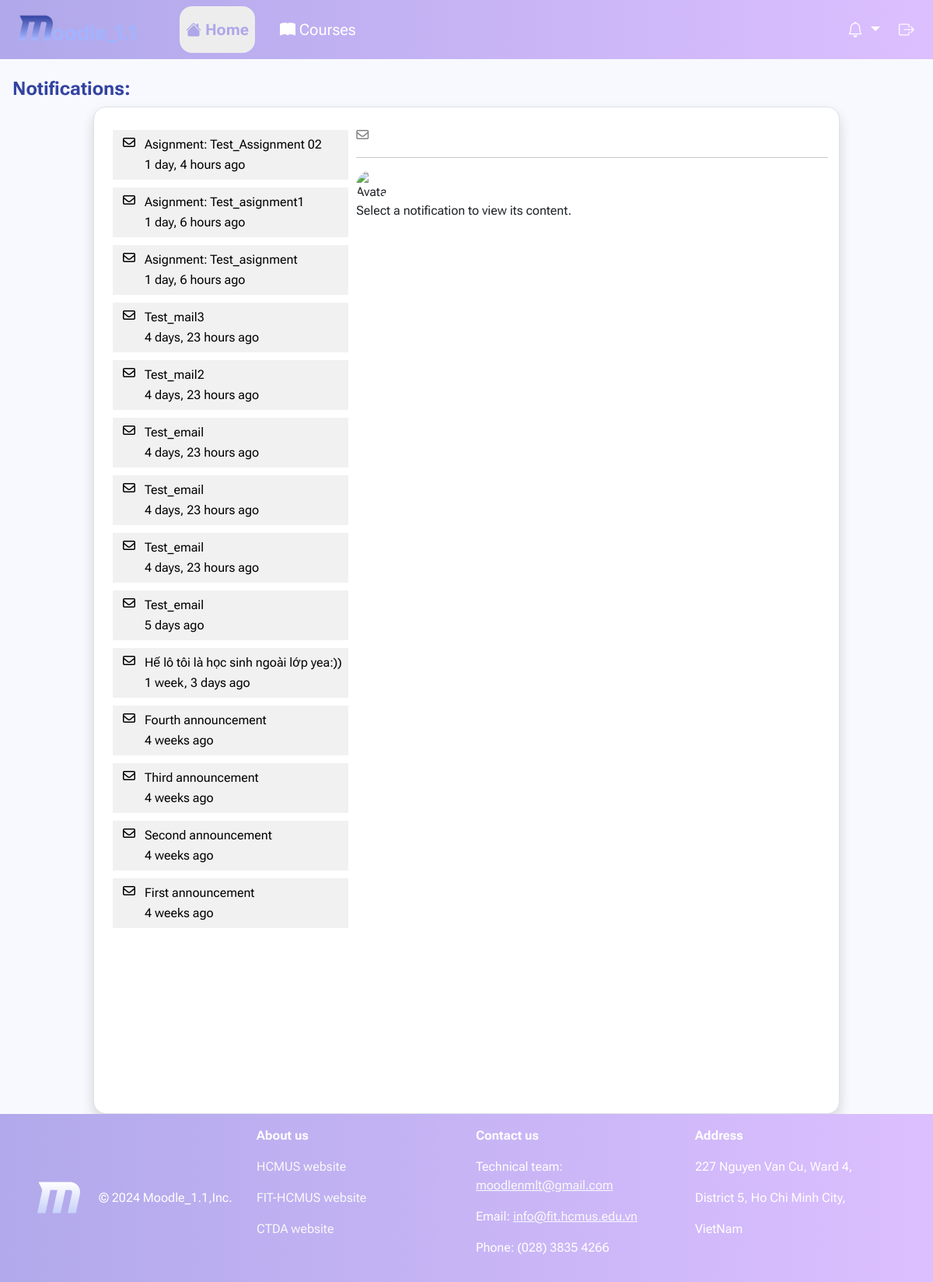
The app's page /annoucements/ (signed in), older data.
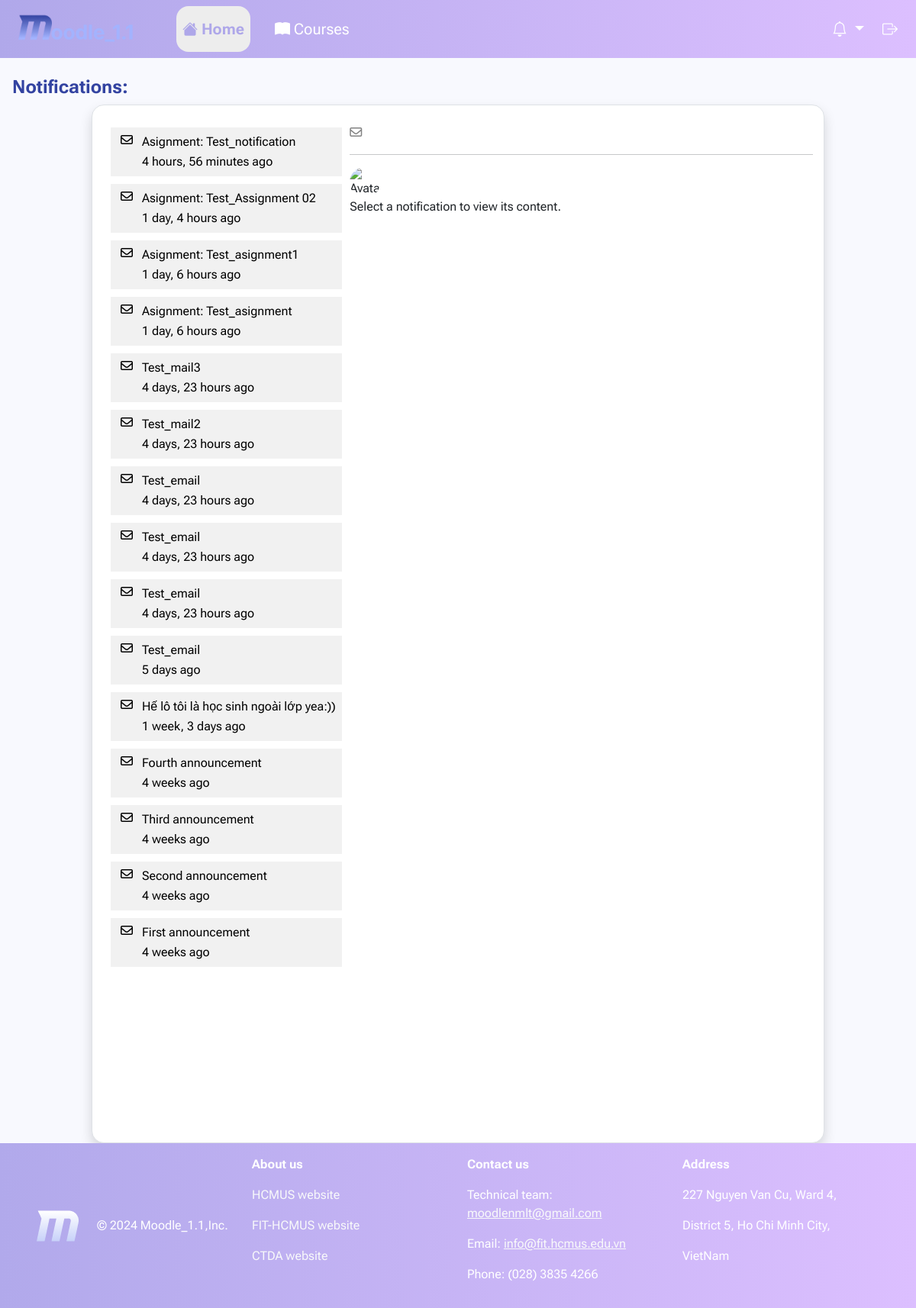
The same page, newer data.
### courses/models.py (models this page shows, shortened)
class Notification(models.Model):
    id = models.AutoField(primary_key=True)
    author = models.ForeignKey(User, on_delete=models.CASCADE)
    ForClass = models.ForeignKey(CourseClass, on_delete=models.CASCADE, null=True)
    title = models.CharField(max_length=100, blank=True, null=True)
    text = CKEditor5Field('Text', config_name='extends', null=True, blank=True)
    date_created = models.DateTimeField(auto_now_add=True)

### users/views.py (the view)
# urls.py: path('annoucements/', views.view_all_announcements, name='all_announcements'),
@login_required(login_url='users:login')
def view_all_announcements(request):
    user, notifications, events = getIn4(request)
    notifications = Notification.objects.filter(ForClass__participants__exact=user.id).order_by('-date_created')
    proccessed_notifications = []
    for notify in notifications:
        proccessed_notifications.append(notify.ForClass.className + ' - ' + notify.title)
        created_date = notify.date_created.strftime('%A, %d %B %Y, %I:%M %p')
        delta = timezone.now() - notify.date_created
        second_diff = delta.seconds
        days, remainder = divmod(second_diff, 86400)
        hours, remainder = divmod(remainder, 3600)
        minutes, remainder = divmod(remainder, 60)
        time_diff = ''
        if days:
            time_diff += f"{days:02}"
            if days == 1:
                time_diff += " day "
            else: time_diff += " days "
        if hours:
            time_diff += f"{hours:02}"
            if hours == 1:
                time_diff += " hour "
            else: time_diff += " hours "
        if minutes:
            time_diff += f"{minutes:02}"
            if minutes == 1:
                time_diff += " minute "
            else: time_diff += " minutes "
        if len(time_diff) != 0:
            time_diff += "ago"
        proccessed_notifications.append(time_diff)
        proccessed_notifications.append(notify.author.avatar.url)
        proccessed_notifications.append(notify.title)
        proccessed_notifications.append('by ' + notify.author.first_name + notify.author.last_name + ' - ' + created_date)
        proccessed_notifications.append(notify.text)
    return render(request, 'users/View_all_anouncements.html',
                  {'user': user, 'notifies': notifications, 'events': events, 'proccessed_notifications' : proccessed_notifications})

### users/templates/users/View_all_anouncements.html (shortened to what the changed rows need)
{% load static %}
<!DOCTYPE html>
<html lang="en">
<head>
    <link href="https://cdn.jsdelivr.net/npm/bootstrap@5.3.3/dist/css/bootstrap.min.css" rel="stylesheet">
    <link rel="stylesheet" href="https://cdn.jsdelivr.net/npm/bootstrap-icons@1.11.3/font/bootstrap-icons.min.css">
    <link rel="stylesheet" href="{% static "css/style_notfications.css" %}">
    <link rel="stylesheet" href="{% static "css/Nav.css" %}">
    <link rel="stylesheet" href="https://cdn.ckeditor.com/ckeditor5/42.0.2/ckeditor5.css" />
</head>
<body>
    <br>
    <div class="container border bg-white shadow rounded-4 p-4 notifications">
        <div class="col-4" style="overflow-y: auto; overflow-x:hidden;">
            <div class="box_noti row">
                {% for notify in notifies %}
                    <a href="" id="notify_{{ forloop.counter }}" class="nav-link">
                        <div class="row">
                            <div class="col-1">
                                <i class="fa-regular fa-envelope"></i>
                            </div>
                            <div class="col-11">
                                <p style="margin: 2px;">{{ notify.title }}</p>
                                <p style="margin: 2px;">{{ notify.date_created|timesince }} ago</p>
                            </div>
                        </div>
                    </a>
                {% endfor %}
            </div>
        </div>
    </div>
</body>
</html>

Row changes from the older to the newer data that the page shows:
added Notification: title "Asignment: Test_notification", date_created "4 hours, 56 minutes"
